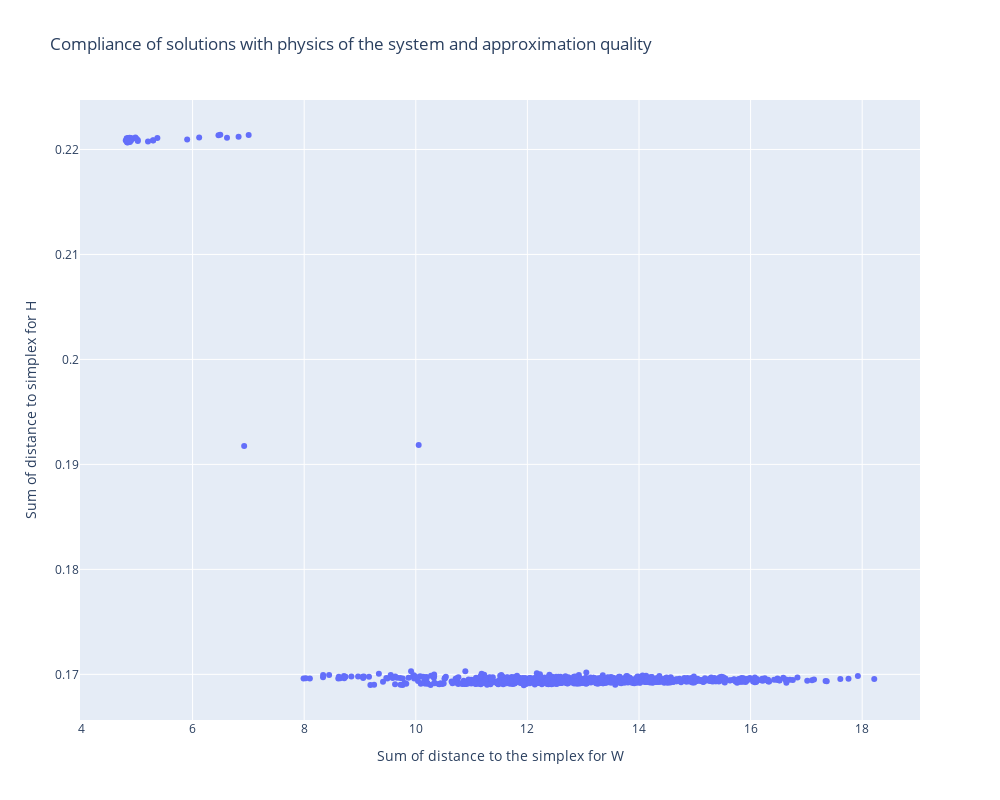

Notebook source saved alongside this figure:
### Code cell
import plotly.graph_objects as go

# Create a scatter plot
fig = go.Figure(
    data=go.Scatter(
        x=W_sum_dist_simplex,
        y=errors,
        mode='markers',
        hoverinfo='text',
        text=[f'Index: {i}' for i in range(len(W_sum_dist_simplex))]
        )
    )

# Add labels and title
fig.update_layout(
    xaxis_title='Sum of distance to the simplex for W',
    yaxis_title='Sum of distance to simplex for H',
    title='Compliance of solutions with physics of the system and approximation quality',
    height=800,
    width=1000
)

### Figure 1 — Plotly figure (JSON) as saved in the notebook; plotly's stock layout.template omitted (floating-point values rounded to 4 significant figures; data arrays with more than 128 entries replaced by an {"elided": "..."} marker saying what was removed)
{"data": [{"hoverinfo": "text", "mode": "markers", "text": {"elided": "951 str values"}, "type": "scatter", "x": {"elided": "951 float values"}, "y": {"elided": "951 float values"}}], "layout": {"height": 800, "title": {"text": "Compliance of solutions with physics of the system and approximation quality"}, "width": 1000, "xaxis": {"title": {"text": "Sum of distance to the simplex for W"}}, "yaxis": {"title": {"text": "Sum of distance to simplex for H"}}}}
